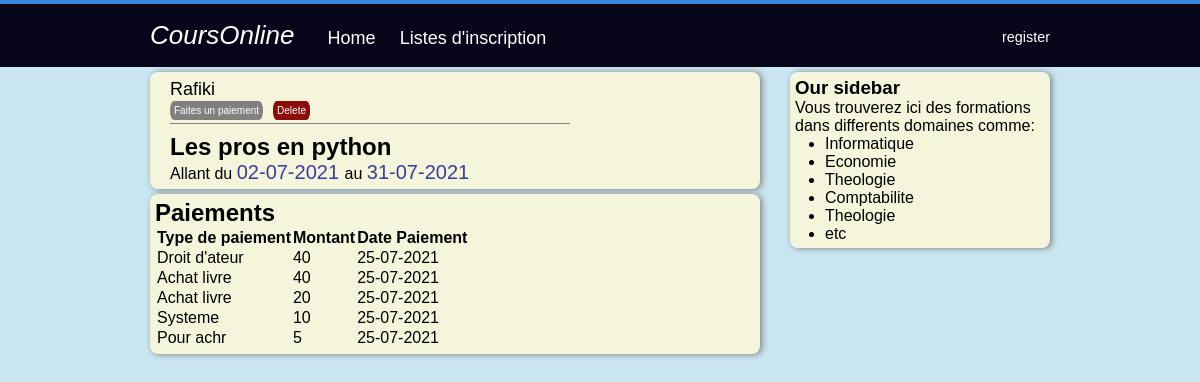
Page /inscription/2 on the committed database.
### inscriptionFormation/models.py (models this page shows, shortened)
class Etudiant(db.Model):
    idEtu = db.Column(db.Integer, primary_key=True)
    nomEtu = db.Column(db.String(25), nullable=False, unique=False)
    postNomEtu = db.Column(db.String(30), nullable=False, unique=False)
    prenomEtu = db.Column(db.String(30), nullable=False, unique=False)
    sexeEtu = db.Column(db.String(30), nullable=False, unique=False)
    adressEtu = db.Column(db.String(1), nullable=False, unique=False)
    telEtu = db.Column(db.String(15), unique=True, nullable=False)
    emailEtu = db.Column(db.String(120), unique=True, nullable=False)
    inscri = db.relationship('Inscription', backref='authorEtut', lazy=True)

class Formation(db.Model):
    idFormat = db.Column(db.Integer, primary_key=True)
    intituleFormat = db.Column(db.String(300), nullable=True)
    dateDebutFormat = db.Column(
        db.Date, nullable=False, default=datetime.utcnow(), unique=False)
    dateFinFormat = db.Column(
        db.Date, nullable=False, default=datetime.utcnow(), unique=False)
    inscri = db.relationship('Inscription', backref='authorForm', lazy=True)

class Paiement(db.Model):
    idPaie = db.Column(db.Integer, primary_key=True)
    montantPaie = db.Column(db.Integer, unique=False)
    typePaie = db.Column(db.String(400), nullable=False, unique=False)
    inscriptionIdFk = db.Column(
        db.Integer, db.ForeignKey('inscription.idInsc'), nullable=False, unique=False)

### inscriptionFormation/routes.py (the view)
@ app.route('/inscription/<int:idInsc>')
def ownerinscri(idInsc):
    insc = Inscription.query.get_or_404(idInsc)
    paiement = Paiement.query.filter_by(inscriptionIdFk =idInsc)
    return render_template('/pages/ownerInsc.html', title=insc.authorForm.intituleFormat, insc=insc,paiement = paiement, datePaiement=datetime.utcnow())

### inscriptionFormation/templates/pages/ownerInsc.html (shortened to what this page needs)
{% extends "layout/default.html" %}
{% block body %}
<div class="body_wrapper">
    <article class="article_wrapper">
        <div class='right-wrapper'>
            <div class="head_wrapper">
                <small class="author_wrapper"><a
                        href="#">{{
                        insc.authorEtut.nomEtu}}</a></small>
                <div class="updated_button_wrapper">
                    <div><a href="{{url_for('paiementFormation', idInsc = insc.idInsc)}}#}"
                            class='updated_button'>Faites un paiement</a>
                    </div>
                    <div class="box"> <a class="button_delete" href="#popup1">Delete</a></div>
                </div>
            </div>
            <div>
                <h2 class="title_"> {{insc.authorForm.intituleFormat}}</h2>
                <P>Allant du <span class='date'>{{insc.authorForm.dateDebutFormat.strftime('%d-%m-%Y')}} </span> au
                    <span class="date"> {{insc.authorForm.dateFinFormat.strftime('%d-%m-%Y')}}</span>
                </P>
            </div>
        </div>
    </article>
    <article class="article_wrapper">
        <div>
            <h1>Paiements</h1>
            <table class="tableListe-wrapper">
                <thead>
                    <tr>
                        <th>Type de paiement</th>
                        <th>Montant</th>
                        <th>Date Paiement</th>
                    </tr>
                </thead>
                <tbody>
                    {% for paie in paiement %}
                    <tr>
                        <td>{{paie.typePaie}} </td>
                        <td>{{paie.montantPaie}} </td>
                        <td>{{datePaiement.strftime('%d-%m-%Y')}}</td>
                    </tr>
                    {% endfor %}
                </tbody>
            </table>
        </div>
    </article>
</div>
{% endblock %}

### inscriptionFormation/static/style_home.css (style rules this page uses)
* { margin: 0; padding: 0; }
body { background-color: rgb(201, 230, 241); font-family: Arial, Helvetica, sans-serif, sans-serif; }
.wrapper .body_wrapper, .wrapper .nav { display: inline-block; }
.article_wrapper { display: flex; }
.right-wrapper { margin-left: 15px; }
.date { color: rgb(59, 59, 163); font-size: 20px; }

### inscriptionFormation/static/style_blo.css (style rules this page uses)
.article_wrapper, .sidebar_wrapper { border: solid 0px; margin-bottom: 5px; padding: 5px; border-radius: 8px; background-color: beige; box-shadow: gray 2px 0.5px 0.4pc; }
.article_wrapper { width: 600px; }
.head_wrapper { border-bottom: solid 0.1px gray; margin-bottom: 9px; width: 400px; padding-bottom: 5px; }
.head_wrapper .author_wrapper { color: rgb(38, 64, 182); font-size: 20px; }
.title_ { margin-top: 20 px; }
a { text-decoration: none; font-size: large; color: black; }

### inscriptionFormation/static/style_update.css (style rules this page uses)
.button_delete { border: 2px solid #8c0b0b; transition: all 0.3s ea; background-color: #8c0b0b; }
.updated_button_wrapper { display: flex; }
.updated_button_wrapper div { margin-right: 10px; }
.updated_button, .button_delete { cursor: pointer; border-radius: 20px/50px; text-decoration: none; font-size: 10px; padding: 2px; color: #fff; }
.updated_button { background-color: gray; padding: 4px; }

### inscriptionFormation/static/style_logi_registratio.css (style rules this page uses)
span { color: red; margin-left: 0px; margin-bottom: 0px; }

### rows in the picture
Etudiant: authorEtut.nomEtu "Rafiki"
Formation: authorForm.intituleFormat "Les pros en python", authorForm.dateDebutFormat "02-07-2021", authorForm.dateFinFormat "31-07-2021"
Paiement: typePaie "Droit d'ateur", montantPaie "40"
Paiement: typePaie "Achat livre", montantPaie "40"
Paiement: typePaie "Achat livre", montantPaie "20"
Paiement: typePaie "Systeme", montantPaie "10"
Paiement: typePaie "Pour achr", montantPaie "5"
